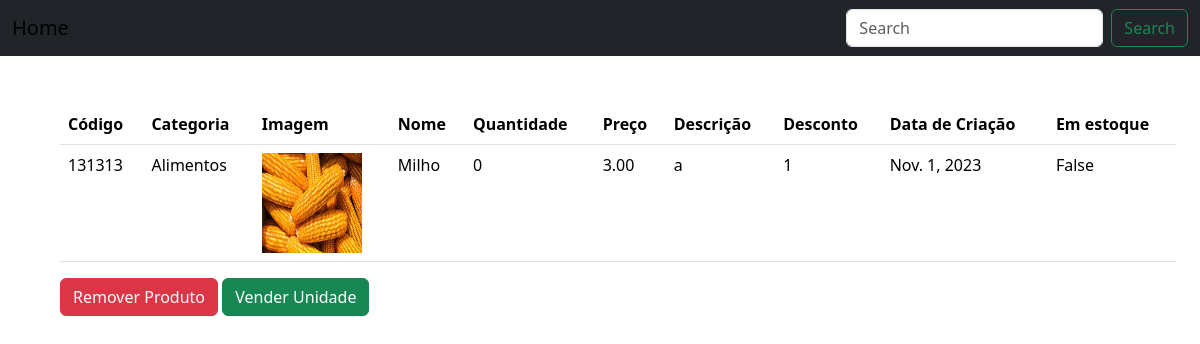
The page /product-detail/12/ on the database its author committed.
### stockADS/models.py (models this page shows, shortened)
class Products(models.Model):
    user = models.ForeignKey(User, on_delete=models.CASCADE)
    name = models.CharField(max_length=255)
    category = models.ForeignKey(Categories, on_delete=models.CASCADE)
    picture = models.ImageField(blank=False)
    cod = models.IntegerField(unique=True)
    price = models.DecimalField(max_digits=12, decimal_places=2)
    description = models.TextField()
    qtd = models.IntegerField()
    discount = models.IntegerField()
    created_at = models.DateField()
    in_stock = models.BooleanField(default=False)
    class Meta:
        verbose_name = 'Product'
        verbose_name_plural = 'Products'

class Categories(models.Model):
    name = models.CharField(max_length=255)
    def __str__(self):
        return self.name
    class Meta:
        verbose_name = 'Category'
        verbose_name_plural = 'Categories'

### stockADS/views.py (the view)
# urls.py: path('product-detail/<int:id>/', views.product_detail, name='product-detail')
def product_detail(request, id):
    product = Products.objects.get(id=id)
    return render(request, 'pages/product_detail.html', {'product':product})

### stockADS/templates/pages/product_detail.html (shortened to what this page needs)
<!DOCTYPE html>
<html lang="en">
<head>
    <link rel="stylesheet" href="	https://cdn.jsdelivr.net/npm/bootstrap@5.3.2/dist/css/bootstrap.min.css">
</head>
<body>
    <nav class="navbar navbar-expand-lg bg-dark">
        <div class="container-fluid">
          <a class="navbar-brand" href="{% url 'home' %}">Home</a>
            <form class="d-flex" role="search">
              <input class="form-control me-2" type="search" placeholder="Search" aria-label="Search">
              <button class="btn btn-outline-success" type="submit">Search</button>
            </form>
        </div>
      </nav>
      <div class="container m-5">
        <table class="table">
          <thead>
            <tr>
              <th scope="col">Código</th>
              <th scope="col">Categoria</th>
              <th scope="col">Imagem</th>
              <th scope="col">Nome</th>
              <th scope="col">Quantidade</th>
              <th scope="col">Preço</th>
              <th scope="col">Descrição</th>
              <th scope="col">Desconto</th>
              <th scope="col">Data de Criação</th>
              <th scope="col">Em estoque</th>
            </tr>
          </thead>
          <tbody>
            <tr>
              <td>{{ product.cod }}</td>
              <td>{{ product.category }}</td>
              <td><img src="{{product.picture.url}}" alt=""></td>
              <td>{{ product.name }}</td>
              <td>{{ product.qtd }}</td>
              <td>{{ product.price }}</td>
              <td>{{ product.description }}</td>
              <td>{{ product.discount }}</td>
              <td>{{ product.created_at }}</td>
              <td>{{ product.in_stock }}</td>
            </tr>
          </tbody>
        </table>
        <a class="btn btn-danger" href="{% url 'delete-product' product.id %}" role="button">Remover Produto</a>
        <a class="btn btn-success" href="{% url 'sell-product' product.id %}" role="button">Vender Unidade</a>
      </div>
</body>
</html>

### stockADS/templates/pages/product_detail.html (style rules this page uses)
img { height: 100px; width: 100px; }

### rows shown on the page
Products: cod "131313", category "Alimentos", picture (picture), name "Milho", qtd "0", price "3.00", description "a", discount "1", created_at "Nov. 1, 2023", in_stock "False"
